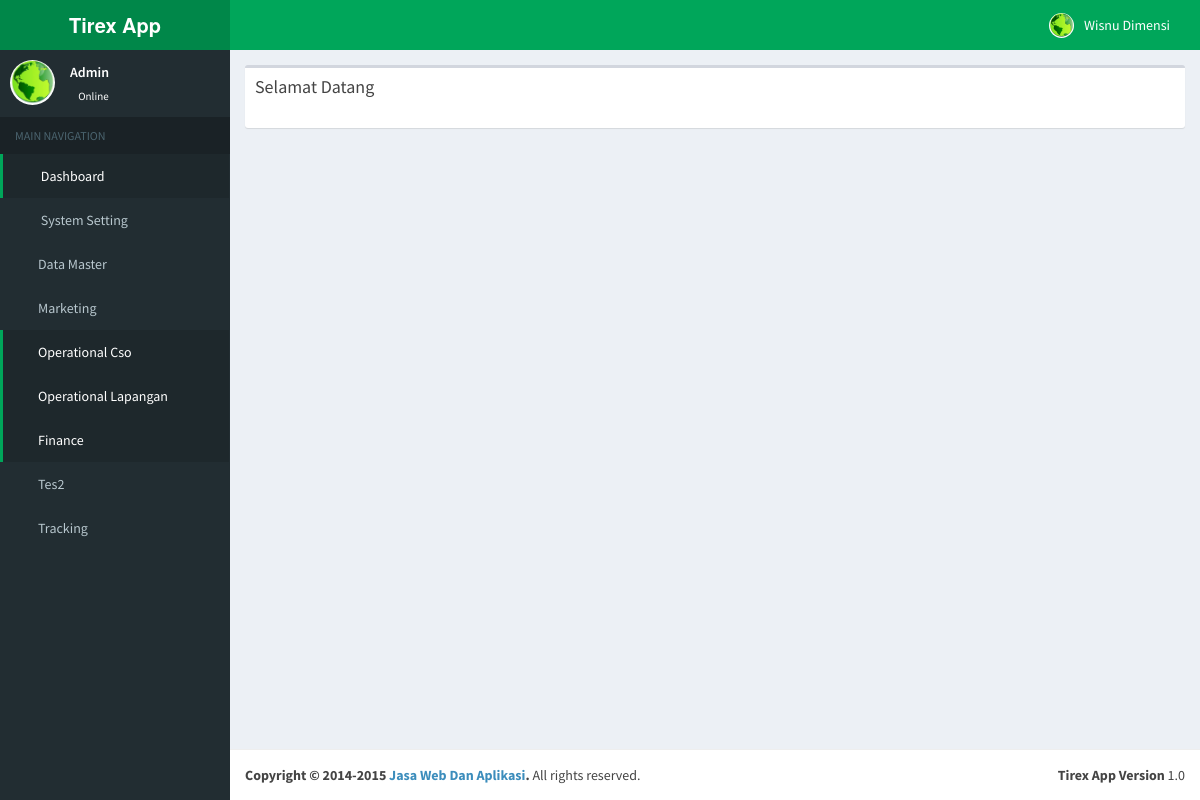
The app's page /admina/index.php (signed in) with its own data.
### tables this page shows
CREATE TABLE `sys_users` (
  `id` int(11) NOT NULL,
  `first_name` varchar(50) NOT NULL DEFAULT '0',
  `last_name` varchar(50) NOT NULL DEFAULT '0',
  `username` varchar(50) DEFAULT NULL,
  `password` varchar(50) DEFAULT NULL,
  `email` varchar(50) DEFAULT NULL,
  `date_created` date DEFAULT NULL,
  `foto_user` varchar(150) DEFAULT NULL,
  `id_group` int(11) DEFAULT NULL,
  `aktif` enum('Y','N') NOT NULL,
  `alamat` varchar(255) DEFAULT NULL,
  `telepon` varchar(30) DEFAULT NULL,
  `cabang` int(11) DEFAULT NULL,
  `kota` varchar(50) DEFAULT NULL,
  `secret_key` varchar(200) DEFAULT NULL,
  `pin` varchar(30) DEFAULT NULL,
  `pusat` int(11) DEFAULT NULL
);

CREATE TABLE `sys_menu` (
  `id` int(11) NOT NULL,
  `nav_act` varchar(150) DEFAULT NULL,
  `page_name` varchar(150) DEFAULT NULL,
  `url` varchar(100) NOT NULL,
  `main_table` varchar(150) DEFAULT NULL,
  `icon` varchar(150) DEFAULT NULL,
  `urutan_menu` int(11) DEFAULT NULL,
  `parent` int(11) DEFAULT NULL,
  `dt_table` enum('Y','N') NOT NULL,
  `tampil` enum('Y','N') NOT NULL,
  `type_menu` enum('main','page') NOT NULL
);

### admina/inc/url.php (called while the page is built, shortened)
<?php
function base_url()
{
	$root = "http://".$_SERVER['HTTP_HOST'];
  $root .= "/".DIR_MAIN;
	return $root;
}
function base_index()
{
	$root = "http://".$_SERVER['HTTP_HOST'];
	$root .= str_replace(basename($_SERVER['SCRIPT_NAME']),"",$_SERVER['SCRIPT_NAME']);
	$root .='index.php/';
	return $root;
}
?>

### admina/inc/config.php (called while the page is built, shortened)
<?php
require_once ('Database.php');
require_once ('url.php');
$db=new Database();
?>

### admina/inc/fungsi.php (called while the page is built, shortened)
<?php
function parse_path() {
  $path = array();
  if (isset($_SERVER['REQUEST_URI'])) {
    $request_path = explode('?', $_SERVER['REQUEST_URI']);
    $path['base'] = rtrim(dirname($_SERVER['SCRIPT_NAME']), '\/');
    $path['call_utf8'] = substr(urldecode($request_path[0]), strlen($path['base']) + 1);
    $path['call'] = utf8_decode($path['call_utf8']);
    if ($path['call'] == basename($_SERVER['PHP_SELF'])) {
      $path['call'] = '';
    }
    $path['call_parts'] = explode('/', $path['call']);
  }
return $path;
}
$path = parse_path();
$path_url = $path['call_parts'][1];
function toArray($obj)
{
    if (is_object($obj)) $obj = (array)$obj;
    if (is_array($obj)) {
        $new = array();
        foreach ($obj as $key => $val) {
            $new[$key] = toArray($val);
        }
    } else {
        $new = $obj;
    }
    return $new;
}
?>

### admina/inc/Database.php (the view, shortened to what this page needs)
<?php
class Database {
    private $pdo;
    public function __construct()
    {
        try {
        $this->pdo = new PDO("mysql:host=".HOST.";dbname=".DATABASE_NAME, DB_USERNAME, DB_PASSWORD );
        $this->pdo->setAttribute( PDO::ATTR_ERRMODE, PDO::ERRMODE_EXCEPTION );
        }
        catch( PDOException $e ) {
            echo "error ". $e->getMessage();
        }
    }
    public function fetch_custom( $sql,$data=null) {
        if ($data!==null) {
        $dat=array_values($data);
        }
        $sel = $this->pdo->prepare( $sql );
        if ($data!==null) {
            $sel->execute($dat);
        } else {
            $sel->execute();
        }
        $sel->setFetchMode( PDO::FETCH_OBJ );
        return $sel;
    }
    public function fetch_single_row($table,$col,$val)
    {
        $nilai=array($val);
        $sel = $this->pdo->prepare("SELECT * FROM $table WHERE $col=?");
        $sel->execute($nilai);
        $sel->setFetchMode( PDO::FETCH_OBJ );
        $obj = $sel->fetch();
        return $obj;
    }
    public function terpilih($nav,$group_id)
    {
      $pilih="";
        return $pilih;
    }
    function buildMenu($url,$parent, $menu)
    {
       $html = "";
       if (isset($menu['parents'][$parent]))
       {
           foreach ($menu['parents'][$parent] as $itemId)
           {
              if(!isset($menu['parents'][$itemId]))
              {
                 $html .= "<li ";
                 $html .=($url==$menu['items'][$itemId]['url'])?'class="active"':'';
                 $html.=">
                   <a href='".base_index().$menu['items'][$itemId]['url']."'>";
                 if($menu['items'][$itemId]['icon']!='')
                  {
                    $html.="<i class='fa ".$menu['items'][$itemId]['icon']."'></i>";
                  } else {
                    $html.="<i class='fa fa-circle-o'></i>";
                  }
                  $html.=ucwords($menu['items'][$itemId]['page_name'])."</a></li>";
              }
              if(isset($menu['parents'][$itemId]))
              {
$html .= "<li class='treeview ".$this->terpilih($url,$menu['items'][$itemId]['id']);
     $html.="'><a href='#'>";
                 if($menu['items'][$itemId]['icon']!='')
                  {
                    $html.="<i class='fa ".$menu['items'][$itemId]['icon']."'></i>";
                  } else {
                    $html.="<i class='fa fa-circle-o'></i>";
                  }
                  $html.="<span>".ucwords($menu['items'][$itemId]['page_name'])."</span>
                                    <i class='fa fa-angle-left pull-right'></i>
                                </a>";
$html .="<ul class='treeview-menu'>";
$html .=$this->buildMenu($url,$itemId, $menu);
$html .= "</ul></li>";
              }
           }
       }
       return $html;
    }
}
?>

### admina/top_bar.php (shortened to what this page needs)
<header class="main-header">
        <a href="index2.html" class="logo"><b>Tirex App</b></a>
        <nav class="navbar navbar-static-top" role="navigation">
          <a href="#" class="sidebar-toggle" data-toggle="offcanvas" role="button">
          </a>
          <div class="navbar-custom-menu">
            <ul class="nav navbar-nav">
              <li class="dropdown user user-menu">
                <a href="#" class="dropdown-toggle" data-toggle="dropdown">
                  <img src="<?=base_url();?>upload/back_profil_foto/<?=$db->fetch_single_row('sys_users','id',$_SESSION['id_user'])->foto_user?>" class="user-image" alt="User Image"/>
                  <span class="hidden-xs"><?=ucwords($db->fetch_single_row('sys_users','id',$_SESSION['id_user'])->first_name)?> <?=ucwords($db->fetch_single_row('sys_users','id',$_SESSION['id_user'])->last_name);?></span>
                </a>
              </li>
            </ul>
          </div>
        </nav>
      </header>

### admina/left_nav.php (shortened to what this page needs)
      <aside class="main-sidebar">
        <section class="sidebar">
          <div class="user-panel">
            <div class="pull-left image">
              <img src="<?=base_url();?>upload/back_profil_foto/<?=$db->fetch_single_row('sys_users','id',$_SESSION['id_user'])->foto_user?>" class="img-circle" alt="User Image" />
            </div>
            <div class="pull-left info">
              <p><?=ucwords($db->fetch_single_row('sys_users','id',$_SESSION['id_user'])->username)?></p>
              <a href="<?=base_index();?>profil"><i class="fa fa-circle text-success"></i> Online</a>
            </div>
          </div>
          <ul class="sidebar-menu">
            <li class="header">MAIN NAVIGATION</li>
             <li class="<?=($path_url=='')?'active':'';?>">
                            <a href="<?=base_index();?>">
                                <i class="fa fa-dashboard"></i> <span>Dashboard</span>
                            </a>
                        </li>
              <?php
              if ($_SESSION['level']==1) {
                ?>
              <li class="treeview <?=($path_url=='install'||$path_url=='user-management'||$path_url=='page'||$path_url=='menu-management'||$path_url=='group-user')?'active':'';?>">
                        <a href="#">
                        <span>System Setting</span>
                        <i class="fa fa-angle-left pull-right"></i>
                        </a>
                        </li>
<?php
                  }
$result=$db->fetch_custom("select sys_menu.*,sys_menu_role.read_act,sys_menu_role.insert_act,sys_menu_role.update_act,sys_menu_role.delete_act,sys_menu_role.group_id from sys_menu
left join sys_menu_role on sys_menu.id=sys_menu_role.id_menu
where sys_menu_role.group_id=? and sys_menu_role.read_act=? and tampil=? ORDER BY parent, urutan_menu",array('sys_menu_role.group_id'=>$_SESSION['level'],'sys_menu_role.read_act'=>'Y','tampil'=>'Y'));
$menu = array(
    'items' => array(),
    'parents' => array()
);
foreach ($result as $items) {
  $items = toArray($items);
    $menu['items'][$items['id']] = $items;
    $menu['parents'][$items['parent']][] = $items['id'];
}
echo $db->buildMenu($path_url,0, $menu);
?>
           </ul>
        </section>
      </aside>
      <div class="content-wrapper">

### records on screen
sys_users: foto_user (picture), first_name "Wisnu", last_name "Dimensi", username "Admin"
sys_menu: page_name "Data Master"
sys_menu: page_name "Marketing"
sys_menu: page_name "Operational Cso"
sys_menu: page_name "Operational Lapangan"
sys_menu: page_name "Finance"
sys_menu: page_name "Tes2"
sys_menu: page_name "Tracking"
